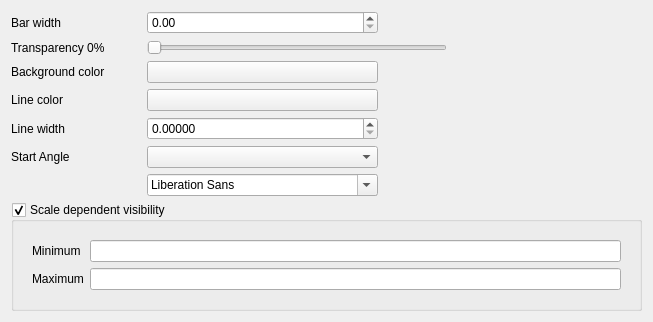
                <widget class="QWidget" name="mDiagramPropertiesTabWidgetPage1">
                 <attribute name="title">
                  <string>Appearance</string>
                 </attribute>
                 <layout class="QVBoxLayout" name="verticalLayout_4">
                  <item>
                   <layout class="QHBoxLayout" name="horizontalLayout_4">
                    <item>
                     <layout class="QGridLayout" name="gridLayout_2">
                      <item row="3" column="1">
                       <widget class="QLabel" name="mBackgroundColorLabel">
                        <property name="text">
                         <string>Background color</string>
                        </property>
                       </widget>
                      </item>
                      <item row="1" column="1">
                       <widget class="QLabel" name="mBarWidthLabel">
                        <property name="text">
                         <string>Bar width</string>
                        </property>
                       </widget>
                      </item>
                      <item row="2" column="2" colspan="2">
                       <widget class="QSlider" name="mTransparencySlider">
                        <property name="minimumSize">
                         <size>
                          <width>300</width>
                          <height>0</height>
                         </size>
                        </property>
                        <property name="maximum">
                         <number>255</number>
                        </property>
                        <property name="orientation">
                         <enum>Qt::Horizontal</enum>
                        </property>
                       </widget>
                      </item>
                      <item row="5" column="1">
                       <widget class="QLabel" name="mPenWidthLabel">
                        <property name="text">
                         <string>Line width</string>
                        </property>
                       </widget>
                      </item>
                      <item row="4" column="1">
                       <widget class="QLabel" name="mPenColorLabel">
                        <property name="text">
                         <string>Line color</string>
                        </property>
                       </widget>
                      </item>
                      <item row="6" column="1">
                       <widget class="QLabel" name="mAngleOffsetLabel">
                        <property name="text">
                         <string>Start Angle</string>
                        </property>
                       </widget>
                      </item>
                      <item row="6" column="2">
                       <widget class="QComboBox" name="mAngleOffsetComboBox"/>
                      </item>
                      <item row="3" column="2">
                       <widget class="QPushButton" name="mBackgroundColorButton">
                        <property name="autoFillBackground">
                         <bool>false</bool>
                        </property>
                        <property name="text">
                         <string/>
                        </property>
                       </widget>
                      </item>
                      <item row="5" column="2">
                       <widget class="QDoubleSpinBox" name="mPenWidthSpinBox">
                        <property name="decimals">
                         <number>5</number>
                        </property>
                        <property name="maximum">
                         <double>99999.990000000005239</double>
                        </property>
                       </widget>
                      </item>
                      <item row="2" column="1">
                       <widget class="QLabel" name="mTransparencyLabel">
                        <property name="minimumSize">
                         <size>
                          <width>130</width>
                          <height>0</height>
                         </size>
                        </property>
                        <property name="text">
                         <string>Transparency 0%</string>
                        </property>
                       </widget>
                      </item>
                      <item row="4" column="2">
                       <widget class="QPushButton" name="mDiagramPenColorButton">
                        <property name="text">
                         <string/>
                        </property>
                       </widget>
                      </item>
                      <item row="7" column="2">
                       <widget class="QFontComboBox" name="font_comboBox"/>
                      </item>
                      <item row="1" column="2">
                       <widget class="QDoubleSpinBox" name="mBarWidthSpinBox"/>
                      </item>
                     </layout>
                    </item>
                    <item>
                     <spacer name="horizontalSpacer_27">
                      <property name="orientation">
                       <enum>Qt::Horizontal</enum>
                      </property>
                      <property name="sizeHint" stdset="0">
                       <size>
                        <width>195</width>
                        <height>54</height>
                       </size>
                      </property>
                     </spacer>
                    </item>
                   </layout>
                  </item>
                  <item>
                   <widget class="QGroupBox" name="mVisibilityGroupBox">
                    <property name="toolTip">
                     <string>Only show diagrams with a size inside the specified range.</string>
                    </property>
                    <property name="whatsThis">
                     <string>Hide diagrams with a size outside the specified range.</string>
                    </property>
                    <property name="title">
                     <string>Scale dependent visibility</string>
                    </property>
                    <property name="checkable">
                     <bool>true</bool>
                    </property>
                    <layout class="QGridLayout" name="gridLayout_18">
                     <item row="1" column="1">
                      <widget class="QFrame" name="mScaleDependentVisibilityOptionsFrame">
                       <property name="frameShape">
                        <enum>QFrame::NoFrame</enum>
                       </property>
                       <property name="frameShadow">
                        <enum>QFrame::Plain</enum>
                       </property>
                       <layout class="QGridLayout" name="gridLayout_3">
                        <item row="0" column="0">
                         <widget class="QLabel" name="mMinimumDiagramScaleLabel">
                          <property name="text">
                           <string>Minimum</string>
                          </property>
                         </widget>
                        </item>
                        <item row="1" column="0">
                         <widget class="QLabel" name="mMaximumDiagramScaleLabel">
                          <property name="text">
                           <string>Maximum</string>
                          </property>
                         </widget>
                        </item>
                        <item row="0" column="1">
                         <widget class="QLineEdit" name="mMinimumDiagramScaleLineEdit"/>
                        </item>
                        <item row="1" column="1">
                         <widget class="QLineEdit" name="mMaximumDiagramScaleLineEdit"/>
                        </item>
                       </layout>
                      </widget>
                     </item>
                    </layout>
                   </widget>
                  </item>
                 </layout>
                </widget>
